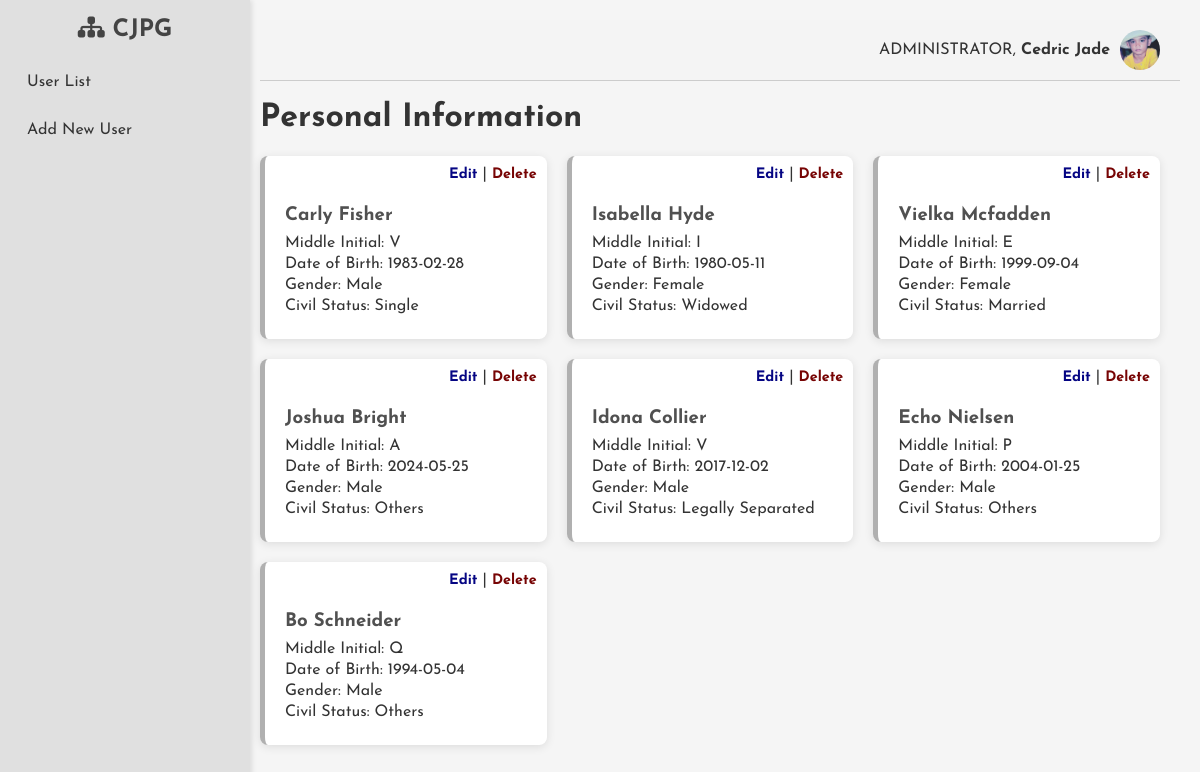
The page / on the database its author committed.
### tables this page shows
CREATE TABLE `personal_data` (
  `id` int(11) NOT NULL,
  `last_name` varchar(50) DEFAULT NULL,
  `first_name` varchar(50) DEFAULT NULL,
  `middle_initial` char(1) DEFAULT NULL,
  `date_of_birth` date DEFAULT NULL,
  `gender` enum('Male','Female') DEFAULT NULL,
  `civil_status` enum('Single','Married','Widowed','Legally Separated','Others') DEFAULT NULL,
  `other_civil_status` varchar(50) DEFAULT NULL,
  `tax_identification_number` varchar(15) DEFAULT NULL,
  `nationality` varchar(50) DEFAULT NULL,
  `religion` varchar(50) DEFAULT NULL,
  `place_of_birth_rm_flr_unit` varchar(50) DEFAULT NULL,
  `place_of_birth_house_lot_blk` varchar(50) DEFAULT NULL,
  `place_of_birth_street_name` varchar(100) DEFAULT NULL,
  `place_of_birth_subdivision` varchar(100) DEFAULT NULL,
  `place_of_birth_barangay` varchar(100) DEFAULT NULL,
  `place_of_birth_city` varchar(100) DEFAULT NULL,
  `place_of_birth_province` varchar(100) DEFAULT NULL,
  `place_of_birth_country` enum('Afghanistan','Albania','Algeria','Andorra','Angola','Antigua and Barbuda','Argentina','Armenia','Australia','Austria','Azerbaijan','Bahamas','Bahrain','Bangladesh','Barbados','Belarus','Belgium','Belize','Benin','Bhutan','Bolivia','Bosnia and Herzegovina','Botswana','Brazil','Brunei','Bulgaria','Burkina Faso','Burundi','Cambodia','Cameroon','Canada','Central African Republic','Chad','Chile','China','Colombia','Comoros','Congo','Costa Rica','Côte d''Ivoire','Croatia','Cuba','Cyprus','Czech Republic','Denmark','Djibouti','Dominica','Dominican Republic','Ecuador','Egypt','El Salvador','Equatorial Guinea','Eritrea','Estonia','Ethiopia','Fiji','Finland','France','Gabon','Gambia','Georgia','Germany','Ghana','Greece','Grenada','Guatemala','Guinea','Guinea-Bissau','Guyana','Haiti','Honduras','Hungary','Iceland','India','Indonesia','Iran','Iraq','Ireland','Israel','Italy','Jamaica','Japan','Jordan','Kazakhstan','Kenya','Kiribati','North Korea','South Korea','Kosovo','Kuwait','Kyrgyzstan','Laos','Latvia','Lebanon','Lesotho','Liberia','Libya','Lithuania','Luxembourg','Macedonia','Madagascar','Malawi','Malaysia','Maldives','Mali','Malta','Marshall Islands','Mauritania','Mauritius','Mexico','Micronesia','Moldova','Monaco','Mongolia','Montenegro','Morocco','Mozambique','Myanmar','Namibia','Nauru','Nepal','Netherlands','New Zealand','Nicaragua','Niger','Nigeria','Norway','Oman','Pakistan','Palau','Panama','Papua New Guinea','Paraguay','Peru','Philippines','Poland','Portugal','Qatar','Romania','Russia','Rwanda','Saint Kitts and Nevis','Saint Lucia','Saint Vincent and the Grenadines','Samoa','San Marino','Sao Tome and Principe','Saudi Arabia','Senegal','Serbia','Seychelles','Sierra Leone','Singapore','Sint Maarten','Slovakia','Slovenia','Solomon Islands','Somalia','South Africa','South Sudan','Spain','Sri Lanka','Sudan','Suriname','Swaziland','Sweden','Switzerland','Syria','Tajikistan','Tanzania','Thailand','Timor-Leste','Togo','Tonga','Trinidad and Tobago','Tunisia','Turkey','Turkmenistan','Tuvalu','Uganda','Ukraine','United Arab Emirates','United Kingdom','United States','Uruguay','Uzbekistan','Vanuatu','Vatican City','Venezuela','Vietnam','Yemen','Zambia','Zimbabwe') DEFAULT NULL,
  `place_of_birth_zip_code` varchar(10) DEFAULT NULL,
  `home_address_rm_flr_unit` varchar(50) DEFAULT NULL,
  `home_address_house_lot_blk` varchar(50) DEFAULT NULL,
  `home_address_street_name` varchar(100) DEFAULT NULL,
  `home_address_subdivision` varchar(100) DEFAULT NULL,
  `home_address_barangay` varchar(100) DEFAULT NULL,
  `home_address_city` varchar(100) DEFAULT NULL,
  `home_address_province` varchar(100) DEFAULT NULL,
  `home_address_country` enum('Afghanistan','Albania','Algeria','Andorra','Angola','Antigua and Barbuda','Argentina','Armenia','Australia','Austria','Azerbaijan','Bahamas','Bahrain','Bangladesh','Barbados','Belarus','Belgium','Belize','Benin','Bhutan','Bolivia','Bosnia and Herzegovina','Botswana','Brazil','Brunei','Bulgaria','Burkina Faso','Burundi','Cambodia','Cameroon','Canada','Central African Republic','Chad','Chile','China','Colombia','Comoros','Congo','Costa Rica','Côte d''Ivoire','Croatia','Cuba','Cyprus','Czech Republic','Denmark','Djibouti','Dominica','Dominican Republic','Ecuador','Egypt','El Salvador','Equatorial Guinea','Eritrea','Estonia','Ethiopia','Fiji','Finland','France','Gabon','Gambia','Georgia','Germany','Ghana','Greece','Grenada','Guatemala','Guinea','Guinea-Bissau','Guyana','Haiti','Honduras','Hungary','Iceland','India','Indonesia','Iran','Iraq','Ireland','Israel','Italy','Jamaica','Japan','Jordan','Kazakhstan','Kenya','Kiribati','North Korea','South Korea','Kosovo','Kuwait','Kyrgyzstan','Laos','Latvia','Lebanon','Lesotho','Liberia','Libya','Lithuania','Luxembourg','Macedonia','Madagascar','Malawi','Malaysia','Maldives','Mali','Malta','Marshall Islands','Mauritania','Mauritius','Mexico','Micronesia','Moldova','Monaco','Mongolia','Montenegro','Morocco','Mozambique','Myanmar','Namibia','Nauru','Nepal','Netherlands','New Zealand','Nicaragua','Niger','Nigeria','Norway','Oman','Pakistan','Palau','Panama','Papua New Guinea','Paraguay','Peru','Philippines','Poland','Portugal','Qatar','Romania','Russia','Rwanda','Saint Kitts and Nevis','Saint Lucia','Saint Vincent and the Grenadines','Samoa','San Marino','Sao Tome and Principe','Saudi Arabia','Senegal','Serbia','Seychelles','Sierra Leone','Singapore','Sint Maarten','Slovakia','Slovenia','Solomon Islands','Somalia','South Africa','South Sudan','Spain','Sri Lanka','Sudan','Suriname','Swaziland','Sweden','Switzerland','Syria','Tajikistan','Tanzania','Thailand','Timor-Leste','Togo','Tonga','Trinidad and Tobago','Tunisia','Turkey','Turkmenistan','Tuvalu','Uganda','Ukraine','United Arab Emirates','United Kingdom','United States','Uruguay','Uzbekistan','Vanuatu','Vatican City','Venezuela','Vietnam','Yemen','Zambia','Zimbabwe') DEFAULT NULL,
  `home_address_zip_code` varchar(10) DEFAULT NULL,
  `mobile_number` varchar(15) DEFAULT NULL,
  `email_address` varchar(100) DEFAULT NULL,
  `telephone_number` varchar(15) DEFAULT NULL,
  `father_last_name` varchar(50) DEFAULT NULL,
  `father_first_name` varchar(50) DEFAULT NULL,
  `father_middle_name` varchar(50) DEFAULT NULL,
  `mother_last_name` varchar(50) DEFAULT NULL,
  `mother_first_name` varchar(50) DEFAULT NULL,
  `mother_middle_name` varchar(50) DEFAULT NULL
);

### controllers/UserController.php (called while the page is built, shortened)
<?php
require_once '../models/User.php';
class UserController {
    private $userModel;
    public function __construct($db) {
        $this->userModel = new User($db);
    }
    public function displayUsers() {
        return $this->userModel->getAll();
    }
}
?>

### models/User.php (called while the page is built, shortened)
<?php
class User {
    private $conn;
    public function __construct($db) {
        $this->conn = $db;
    }
    public function getAll() {
        $sql = "SELECT * FROM personal_data";
        $result = $this->conn->query($sql);
        return $result->fetch_all(MYSQLI_ASSOC);
    }
}
?>

### public/index.php (the view, shortened to what this page needs)
<?php
require '../config/conf.php';
require '../models/User.php';
require '../controllers/UserController.php';
$userController = new UserController($conn);
$users = $userController->displayUsers();
?>
<!DOCTYPE html>
<html lang="en">
<head>
    <link rel="stylesheet" href="styles.css">
    <link rel="stylesheet" href="https://cdnjs.cloudflare.com/ajax/libs/font-awesome/6.7.2/css/all.min.css" />
</head>
<body>
    <div class="sidebar">
        <h2><i class="fa-solid fa-sitemap"></i>  CJPG</h2>
        <a href="index.php">User List</a>
        <a href="form.php">Add New User</a>
    </div>
    <div class="content">
        <div class="header">
            <div class="header-info">
                <span>ADMINISTRATOR, <strong>Cedric Jade</strong></span>
                <img src="../img/administrator.jpg" alt="Profile Picture" class="profile-pic">
            </div>
        </div>
        <h1>Personal Information</h1>
        <div class="user-cards">
            <?php foreach ($users as $user): ?>
                <div class="user-card">
                    <div class="user-actions">
                        <a class="edit" href="edit.php?id=<?php echo $user['id']; ?>">Edit</a> |
                        <a class="delete" href="delete.php?id=<?php echo $user['id']; ?>">Delete</a>
                    </div>
                    <div class="user-action">
                        <a href="view.php?id=<?php echo $user['id']; ?>" class="user-card-link">
                            <h3><?php echo htmlspecialchars($user['first_name']) . ' ' . htmlspecialchars($user['last_name']); ?></h3>
                            <p>Middle Initial: <?php echo htmlspecialchars($user['middle_initial']); ?></p>
                            <p>Date of Birth: <?php echo htmlspecialchars($user['date_of_birth']); ?></p>
                            <p>Gender: <?php echo htmlspecialchars($user['gender']); ?></p>
                            <p>Civil Status: <?php echo htmlspecialchars($user['civil_status']); ?></p>
                        </a>
                    </div>
                </div>
            <?php endforeach; ?>
        </div>
    </div>
</body>
</html>

### public/styles.css (style rules this page uses)
body { display: flex; font-family: 'Poppins', Arial, sans-serif; margin: 0; padding: 0; background-color: #f5f5f5; color: #333; }
.sidebar { position: fixed; width: 220px; height: 100%; background-color: #e0e0e0; padding: 15px; box-shadow: 2px 0 5px rgba(0, 0, 0, 0.1); overflow-y: auto; }
.sidebar h2 { color: #444; margin-top: 0; text-align: center; }
.sidebar a { display: block; padding: 12px; color: #333; text-decoration: none; margin-bottom: 8px; border-radius: 5px; transition: background 0.3s ease-in-out; }
.content { margin-left: 240px; padding: 20px; flex: 1; }
.user-cards { display: flex; flex-wrap: wrap; gap: 20px; }
.user-card { background: #ffffff; padding: 20px; border-radius: 8px; box-shadow: 0 2px 10px rgba(0, 0, 0, 0.1); border-left: 5px solid #b0b0b0; width: calc(33.333% - 20px); box-sizing: border-box; transition: transform 0.2s ease-in-out; position: relative; }
.user-card-link { text-decoration: none; color: inherit; }
.user-actions .edit { color: rgb(5, 5, 131); }
.user-actions .delete { color: rgb(119, 4, 4); }
.user-card h3 { margin: 0 0 10px; color: #505050; }
.user-card p { margin: 5px 0; }
.user-action { margin-top: 30px; }
.user-actions { position: absolute; top: 10px; right: 10px; }
.user-actions a { text-decoration: none; color: #505050; font-size: 0.9em; font-weight: bold; }
.header { display: flex; justify-content: space-between; align-items: center; padding: 10px 20px; background-color: #f4f4f4; border-bottom: 1px solid #ccc; }
.header-info { display: flex; align-items: center; }
.header-info span { margin-right: 10px; }
.profile-pic { width: 40px; height: 40px; border-radius: 50%; }
.header { display: flex; justify-content: flex-end; align-items: center; padding: 10px 20px; background-color: #f4f4f4; border-bottom: 1px solid #ccc; }

### public/index.php (style rules this page uses)
.sidebar a { font-family: "Josefin Sans", sans-serif; font-optical-sizing: auto; font-weight: weight; font-style: normal; }
.sidebar h2 { font-family: "Josefin Sans", sans-serif; font-optical-sizing: auto; font-weight: weight; font-style: normal; }
.content { font-family: "Josefin Sans", sans-serif; font-optical-sizing: auto; font-weight: weight; font-style: normal; }

### rows shown on the page
personal_data: first_name "Carly", last_name "Fisher", middle_initial "V", date_of_birth "1983-02-28", gender "Male", civil_status "Single"
personal_data: first_name "Isabella", last_name "Hyde", middle_initial "I", date_of_birth "1980-05-11", gender "Female", civil_status "Widowed"
personal_data: first_name "Vielka", last_name "Mcfadden", middle_initial "E", date_of_birth "1999-09-04", gender "Female", civil_status "Married"
personal_data: first_name "Joshua", last_name "Bright", middle_initial "A", date_of_birth "2024-05-25", gender "Male", civil_status "Others"
personal_data: first_name "Idona", last_name "Collier", middle_initial "V", date_of_birth "2017-12-02", gender "Male", civil_status "Legally Separated"
personal_data: first_name "Echo", last_name "Nielsen", middle_initial "P", date_of_birth "2004-01-25", gender "Male", civil_status "Others"
personal_data: first_name "Bo", last_name "Schneider", middle_initial "Q", date_of_birth "1994-05-04", gender "Male", civil_status "Others"
